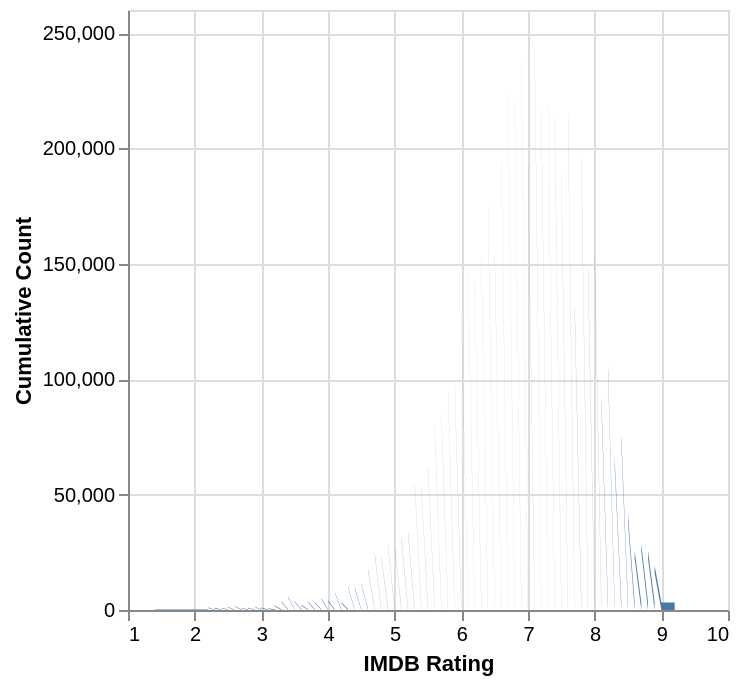

Here is the Vega-Lite specification saved for this chart:
### Vega-Lite specification from a JSON file in a GitHub repository (floating-point values rounded to 4 significant figures; data arrays with more than 128 entries replaced by an {"elided": "..."} marker saying what was removed)
{"$schema": "https://vega.github.io/schema/vega-lite/v4.json", "data": {"values": {"elided": "3201 records"}}, "transform": [{"sort": [{"field": "IMDB Rating"}], "window": [{"op": "count", "field": "count", "as": "Cumulative Count"}], "frame": [null, 0]}], "mark": "area", "encoding": {"x": {"field": "IMDB Rating", "type": "quantitative"}, "y": {"field": "Cumulative Count", "type": "quantitative"}}}
